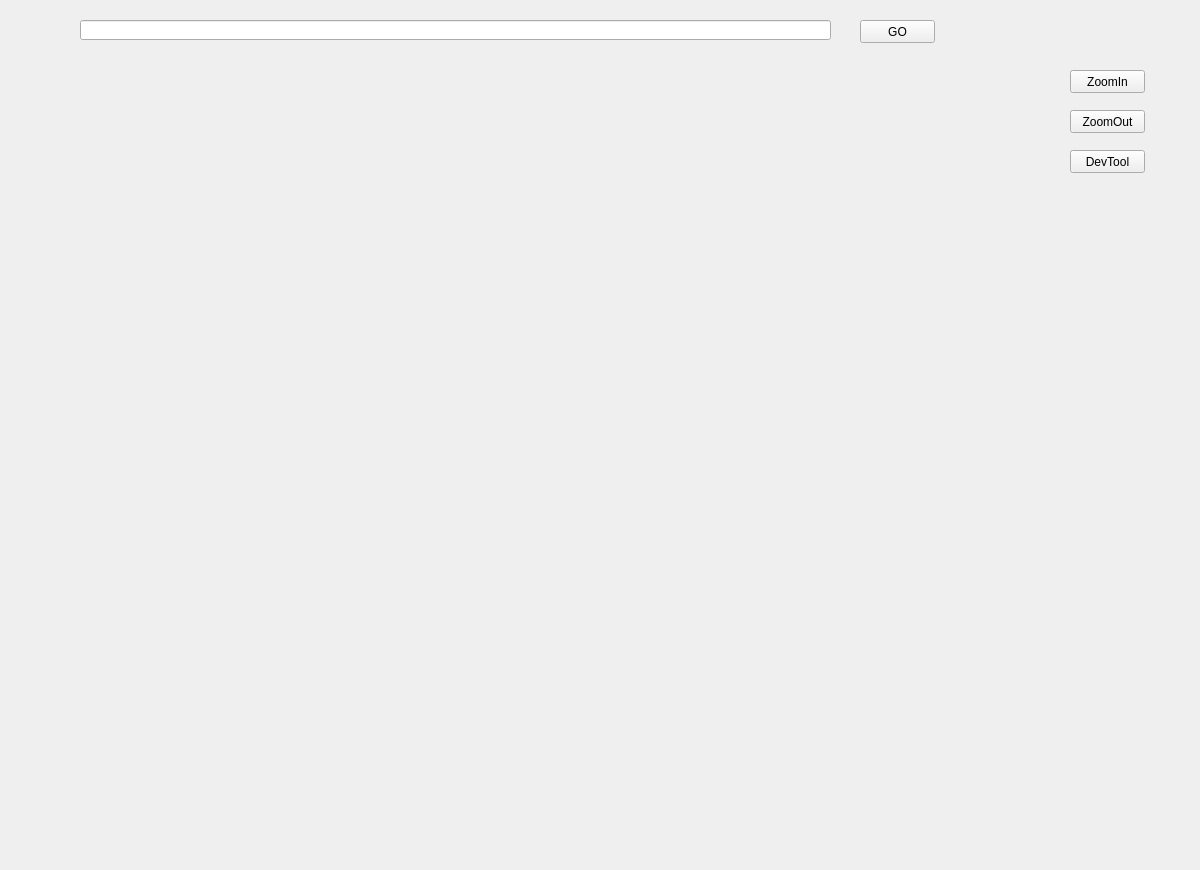
<?xml version="1.0" encoding="UTF-8"?>
<ui version="4.0">
 <class>QtCefClass</class>
 <widget class="QMainWindow" name="QtCefClass">
  <property name="geometry">
   <rect>
    <x>0</x>
    <y>0</y>
    <width>1200</width>
    <height>870</height>
   </rect>
  </property>
  <property name="windowTitle">
   <string>QtCef</string>
  </property>
  <widget class="QWidget" name="centralWidget">
   <widget class="QPushButton" name="pushButton_zoom_in">
    <property name="geometry">
     <rect>
      <x>1070</x>
      <y>70</y>
      <width>75</width>
      <height>23</height>
     </rect>
    </property>
    <property name="text">
     <string>ZoomIn</string>
    </property>
   </widget>
   <widget class="QPushButton" name="pushButton_zoom_out">
    <property name="geometry">
     <rect>
      <x>1070</x>
      <y>110</y>
      <width>75</width>
      <height>23</height>
     </rect>
    </property>
    <property name="text">
     <string>ZoomOut</string>
    </property>
   </widget>
   <widget class="QPushButton" name="pushButton_newwin">
    <property name="geometry">
     <rect>
      <x>1070</x>
      <y>150</y>
      <width>75</width>
      <height>23</height>
     </rect>
    </property>
    <property name="text">
     <string>DevTool</string>
    </property>
   </widget>
   <widget class="QLineEdit" name="lineEdit_url">
    <property name="geometry">
     <rect>
      <x>80</x>
      <y>20</y>
      <width>751</width>
      <height>20</height>
     </rect>
    </property>
   </widget>
   <widget class="QPushButton" name="pushButton_go">
    <property name="geometry">
     <rect>
      <x>860</x>
      <y>20</y>
      <width>75</width>
      <height>23</height>
     </rect>
    </property>
    <property name="text">
     <string>GO</string>
    </property>
   </widget>
  </widget>
 </widget>
 <layoutdefault spacing="6" margin="11"/>
 <resources>
  <include location="qtcef.qrc"/>
 </resources>
 <connections/>
</ui>
